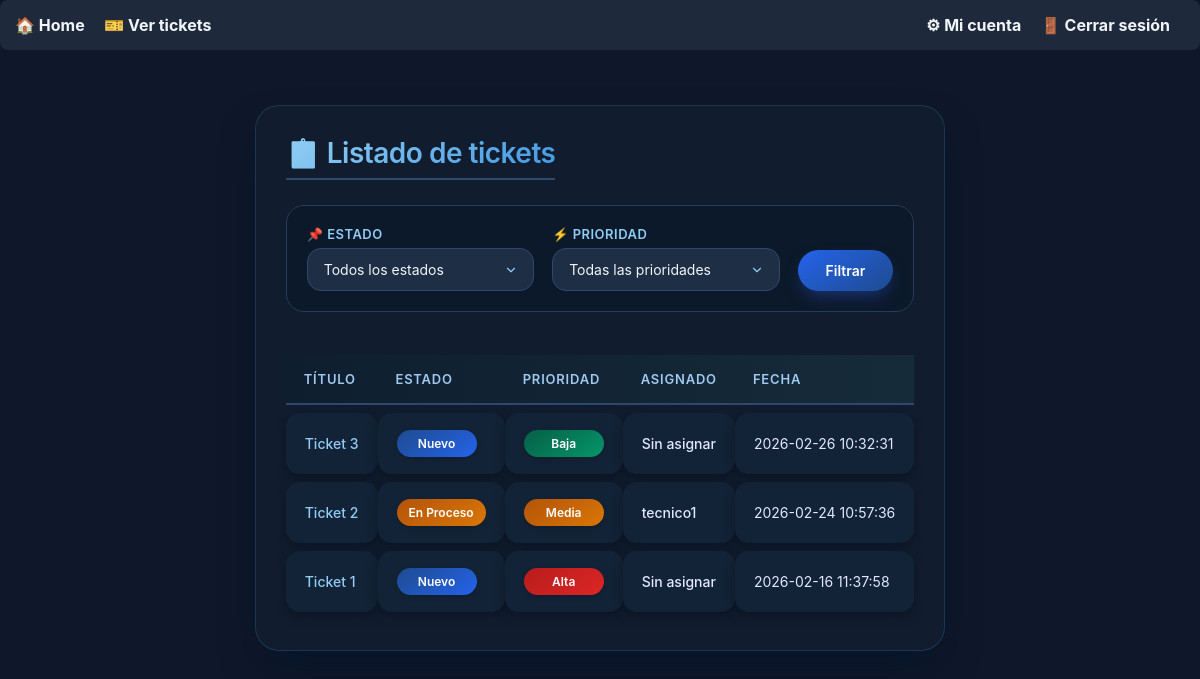
The app's page /tickets_view.php (signed in) with its own data.
### tables this page shows
CREATE TABLE tickets (
            id INTEGER PRIMARY KEY AUTOINCREMENT,
            title TEXT NOT NULL,
            description TEXT NOT NULL,
            status TEXT NOT NULL,
            priority TEXT NOT NULL,
            category TEXT NOT NULL,
            created_by INTEGER NOT NULL,
            assigned_to INTEGER NULL,
            created_at TEXT NOT NULL DEFAULT (datetime('now')),
            updated_at TEXT NOT NULL DEFAULT (datetime('now')),

            FOREIGN KEY (created_by) REFERENCES users(id) ON DELETE CASCADE,
            FOREIGN KEY (assigned_to) REFERENCES users(id) ON DELETE SET NULL
        );

CREATE TABLE users (
            id INTEGER PRIMARY KEY AUTOINCREMENT,
            username TEXT NOT NULL UNIQUE,
            password_hash TEXT NOT NULL,
            role TEXT NOT NULL CHECK(role IN ('admin','tecnico','lector')),
            created_at TEXT NOT NULL DEFAULT (datetime('now'))
        );

### public/tickets_view.php (called while the page is built, shortened)
<?php
require_once __DIR__ . '/../app/config.php';
$sql = "
    SELECT t.*, u.username AS assigned_user
    FROM tickets t
    LEFT JOIN users u ON t.assigned_to = u.id
    WHERE 1=1
";
$params = [];
$sql .= " ORDER BY created_at DESC";
$stmt = $db->prepare($sql);
$stmt->execute($params);
$tickets = $stmt->fetchAll(PDO::FETCH_ASSOC);
require_once __DIR__ . '/../views/partials/menu.php';
require_once __DIR__ . '/../views/tickets/list.php';

### views/tickets/list.php (the view, shortened to what this page needs)
<div class="container">
    <div class="header">
        <h1>📋 Listado de tickets</h1>
    </div>
    <form method="GET" class="filters">
        <div class="filter-group">
            <label for="status">📌 Estado</label>
            <select name="status" id="status">
                <option value="">Todos los estados</option>
            </select>
        </div>
        <div class="filter-group">
            <label for="priority">⚡ Prioridad</label>
            <select name="priority" id="priority">
                <option value="">Todas las prioridades</option>
            </select>
        </div>
        <button type="submit">Filtrar</button>
    </form>
    <table class="tickets-table">
        <thead>
            <tr>
                <th>Título</th>
                <th>Estado</th>
                <th>Prioridad</th>
                <th>Asignado</th>
                <th>Fecha</th>
            </tr>
        </thead>
        <tbody>
        <?php if (empty($tickets)): ?>
            <tr>
                <td colspan="5" class="empty">
                    ✨ No hay tickets que mostrar
                </td>
            </tr>
        <?php else: ?>
            <?php foreach ($tickets as $ticket): ?>
                <tr>
                    <td>
                        <a href="ticket_detail.php?id=<?= $ticket['id'] ?>">
                            <?= htmlspecialchars($ticket['title']) ?>
                        </a>
                    </td>
                    <td>
                        <span class="badge status-<?= $ticket['status'] ?>">
                            <?= ucfirst(str_replace('_', ' ', $ticket['status'])) ?>
                        </span>
                    </td>
                    <td>
                        <span class="badge priority-<?= $ticket['priority'] ?>">
                            <?= ucfirst($ticket['priority']) ?>
                        </span>
                    </td>
                    <td class="assigned">
                        <?= htmlspecialchars($ticket['assigned_user'] ?? 'Sin asignar') ?>
                    </td>
                    <td><?= htmlspecialchars($ticket['created_at']) ?></td>
                </tr>
            <?php endforeach; ?>
        <?php endif; ?>
        </tbody>
    </table>
</div>

### views/tickets/list.php (style rules this page uses)
* { margin: 0; padding: 0; box-sizing: border-box; font-family: 'Inter', system-ui, -apple-system, BlinkMacSystemFont, 'Segoe UI', Roboto, sans-serif; }
.container { max-width: 1200px; margin: 30px auto; padding: 30px; background: rgba(18, 30, 48, 0.9); backdrop-filter: blur(8px); border-radius: 24px; box-shadow: 0 20px 40px -10px rgba(0, 20, 40, 0.7); border: 1px solid rgba(66, 153, 225, 0.2); color: #e2e8f0; }
.header { display: flex; justify-content: space-between; align-items: center; margin-bottom: 25px; }
.header h1 { font-size: 28px; font-weight: 600; background: linear-gradient(135deg, #90cdf4 0%, #4299e1 100%); -webkit-background-clip: text; -webkit-text-fill-color: transparent; background-clip: text; letter-spacing: -0.5px; border-bottom: 2px solid #2d4a6e; padding-bottom: 8px; }
.filters { display: flex; gap: 18px; align-items: flex-end; margin-bottom: 35px; flex-wrap: wrap; background: rgba(10, 25, 41, 0.7); padding: 20px; border-radius: 18px; border: 1px solid #253c5c; }
.filter-group { display: flex; flex-direction: column; flex: 1 1 200px; }
.filter-group label { font-weight: 600; font-size: 13px; text-transform: uppercase; letter-spacing: 0.5px; margin-bottom: 6px; color: #90cdf4; }
.filter-group select { background: #1e2e44; border: 1px solid #2d4a6e; border-radius: 14px; padding: 12px 16px; color: #f0f4fa; font-size: 14px; outline: none; transition: all 0.2s ease; cursor: pointer; appearance: none; background-repeat: no-repeat; background-position: right 15px center; background-size: 14px; }
.filters button { padding: 12px 28px; background: linear-gradient(145deg, #2563eb, #1e4b8f); color: white; border: none; border-radius: 40px; font-weight: 600; font-size: 14px; cursor: pointer; transition: all 0.3s ease; box-shadow: 0 8px 18px -6px #1e3a8a; }
.tickets-table { width: 100%; border-collapse: separate; border-spacing: 0 8px; margin-top: 20px; }
.tickets-table thead tr { background: linear-gradient(90deg, #0e1e2f, #162b3a); }
.tickets-table th { padding: 16px 18px; text-align: left; font-weight: 600; font-size: 13px; text-transform: uppercase; letter-spacing: 0.8px; color: #a0c8f0; border-bottom: 2px solid #2d4a6e; white-space: nowrap; }
.tickets-table td { padding: 16px 18px; background: #132337; border-radius: 14px; font-size: 14px; color: #e0e7ff; box-shadow: 0 4px 12px rgba(0, 10, 20, 0.4); transition: all 0.25s ease; border: 1px solid transparent; }
.tickets-table td a { color: #90cdf4; text-decoration: none; font-weight: 500; transition: color 0.2s; }
.badge { display: inline-block; padding: 6px 12px; border-radius: 40px; font-size: 12px; font-weight: 600; text-align: center; min-width: 80px; box-shadow: 0 2px 5px rgba(0,0,0,0.2); text-transform: capitalize; }
.status-nuevo { background: linear-gradient(145deg, #1e4b8f, #2563eb); color: white; }
.status-en_proceso { background: linear-gradient(145deg, #b45309, #d97706); color: white; }
.priority-baja { background: linear-gradient(145deg, #065f46, #059669); color: white; }
.priority-media { background: linear-gradient(145deg, #b45309, #d97706); color: white; }
.priority-alta { background: linear-gradient(145deg, #b91c1c, #dc2626); color: white; }
.assigned { font-weight: 500; color: #cbd5e0; }

### records on screen
tickets: title "Ticket 3", status "Nuevo", priority "Baja", assigned_user "Sin asignar", created_at "2026-02-26 10:32:31"
tickets: title "Ticket 2", status "En Proceso", priority "Media", assigned_to.username "tecnico1", created_at "2026-02-24 10:57:36"
tickets: title "Ticket 1", status "Nuevo", priority "Alta", assigned_user "Sin asignar", created_at "2026-02-16 11:37:58"
